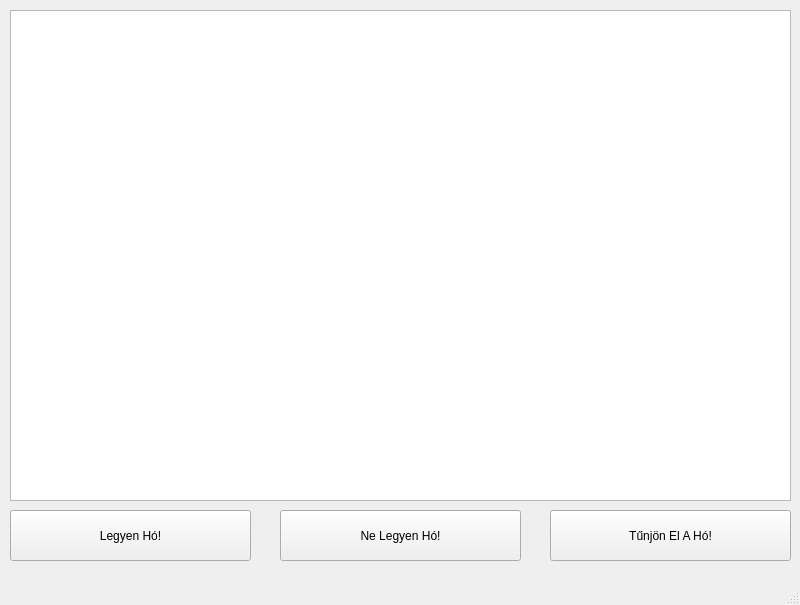
<?xml version="1.0" encoding="UTF-8"?>
<ui version="4.0">
 <class>MainWindow</class>
 <widget class="QMainWindow" name="MainWindow">
  <property name="geometry">
   <rect>
    <x>0</x>
    <y>0</y>
    <width>800</width>
    <height>605</height>
   </rect>
  </property>
  <property name="windowTitle">
   <string>MainWindow</string>
  </property>
  <widget class="QWidget" name="centralwidget">
   <widget class="QGraphicsView" name="graphicsView">
    <property name="geometry">
     <rect>
      <x>10</x>
      <y>10</y>
      <width>781</width>
      <height>491</height>
     </rect>
    </property>
   </widget>
   <widget class="QPushButton" name="pushButton">
    <property name="geometry">
     <rect>
      <x>10</x>
      <y>510</y>
      <width>241</width>
      <height>51</height>
     </rect>
    </property>
    <property name="text">
     <string>Legyen Hó!</string>
    </property>
   </widget>
   <widget class="QPushButton" name="pushButton_2">
    <property name="geometry">
     <rect>
      <x>280</x>
      <y>510</y>
      <width>241</width>
      <height>51</height>
     </rect>
    </property>
    <property name="text">
     <string>Ne Legyen Hó!</string>
    </property>
   </widget>
   <widget class="QPushButton" name="pushButton_3">
    <property name="geometry">
     <rect>
      <x>550</x>
      <y>510</y>
      <width>241</width>
      <height>51</height>
     </rect>
    </property>
    <property name="text">
     <string>Tűnjön El A Hó!</string>
    </property>
   </widget>
  </widget>
  <widget class="QMenuBar" name="menubar">
   <property name="geometry">
    <rect>
     <x>0</x>
     <y>0</y>
     <width>800</width>
     <height>21</height>
    </rect>
   </property>
  </widget>
  <widget class="QStatusBar" name="statusbar"/>
 </widget>
 <resources/>
 <connections/>
</ui>
